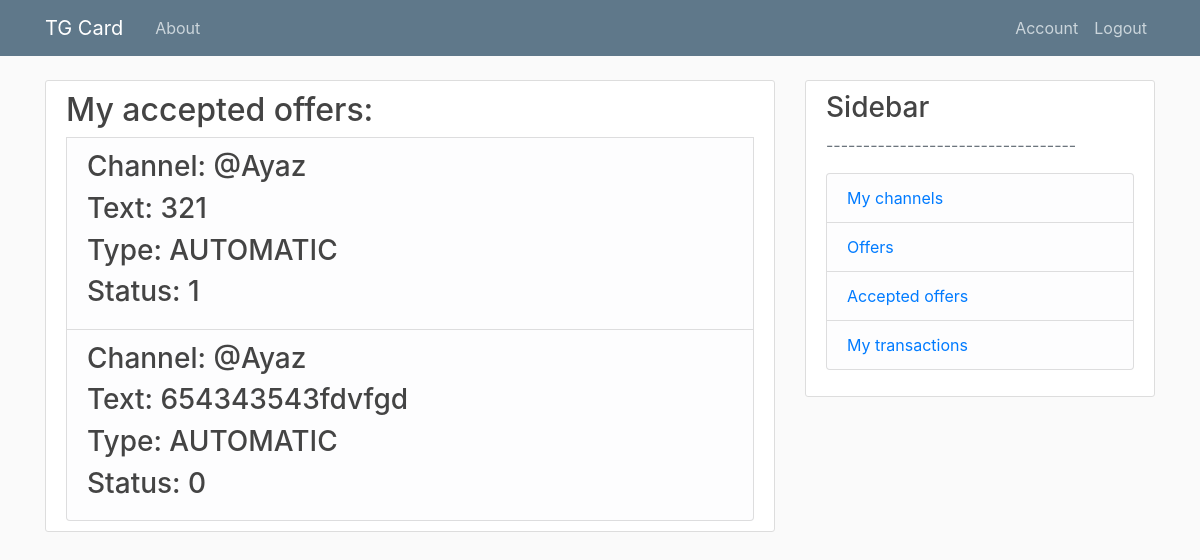
The page /currentUserTasks (signed in) on the database as committed earlier.
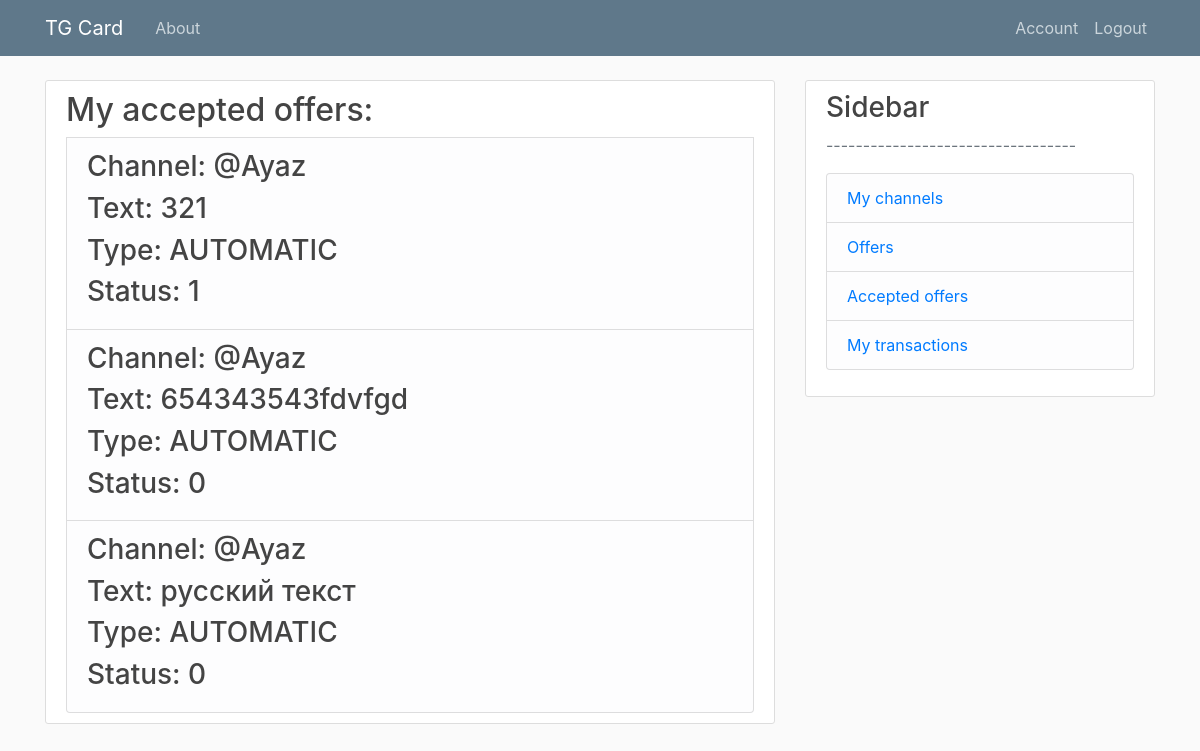
The same page on the database as committed later.
### models.py (models this page shows, shortened)
class Task(db.Model):
    id = db.Column(db.Integer, primary_key=True)
    status = db.Column(db.Integer, index=True, default=0) # new \ approved \ queued \ paused \ inactive
    taskType = db.Column(db.String, default=0)
    previevText = db.Column(db.String, index=True, nullable=False)
    affilId = db.Column(db.Integer, db.ForeignKey('user.id'), nullable=False)
    offerId = db.Column(db.Integer, db.ForeignKey('offer.id'), nullable=False)
    message_queues = db.relationship('MessageQueue', backref='task', lazy=True)

class Offer(db.Model):
    id = db.Column(db.Integer, primary_key=True)
    tgLink = db.Column(db.String, index=True, unique=True, nullable=False)
    offerType = db.Column(db.String, index=True, nullable=False) # click \ subscribe
    price = db.Column(db.Float, index=True, nullable=False)
    status = db.Column(db.Integer, index=True, nullable=False) # active \ inactive
    advertId = db.Column(db.Integer, db.ForeignKey('user.id'), nullable=False)
    tasks = db.relationship('Task', backref='offer', lazy=True)
    categoryListAdv = db.relationship('CategoryListAdv', backref='offer', lazy=True)

### routes.py (the view)
@app.route("/currentUserTasks", methods=['GET', 'POST'])
@login_required
@affiliate_access_level()
def currentUserTasks():
    tasks = Task.query.filter_by(affilId=current_user.id).all()
    return render_template('currentUserTasks.html', title='CurrentUserTasks', tasks=tasks)

### models.py (called while the page is built)
@login_manager.user_loader
def load_user(user_id):
    return User.query.get(int(user_id))

### routes.py (called while the page is built)
def affiliate_access_level():
    def decorator(f):
        @wraps(f)
        def decorated_function(*args, **kwargs):
            if current_user.role != 'AFFILIATE':
                return redirect(url_for('access_error_page'))
            return f(*args, **kwargs)
        return decorated_function
    return decorator

### templates/currentUserTasks.html (shortened to what this page needs)
{% extends "layout.html" %}
{% block content %}
    <div class="content-section">
    <h2>My accepted offers: </h2>
    {% for task in tasks %}
    <li class="list-group-item list-group-item-light">
                <ul class="list-group">
                    <h3>Channel: {{task.offer.tgLink}}</h3>
                    <h3>Text: {{task.previevText}}</h3>
                    <h3>Type: {{task.taskType}}</h3>
                    <h3>Status: {{task.status}}</h3>
                </ul>
    </li>
    {% endfor %}
    </div>
{% endblock content %}

### templates/layout.html (shortened to what this page needs)
<!DOCTYPE html>
<html>
<head>
    <link rel="stylesheet" href="https://maxcdn.bootstrapcdn.com/bootstrap/4.0.0/css/bootstrap.min.css">
    <link rel="stylesheet" type="text/css" href="{{ url_for('static', filename='main.css') }}">
</head>
<body>
    <header class="site-header">
      <nav class="navbar navbar-expand-md navbar-dark bg-steel fixed-top">
        <div class="container">
          <a class="navbar-brand mr-4" href="/">TG Card</a>
          <div class="collapse navbar-collapse" id="navbarToggle">
            <div class="navbar-nav mr-auto">
              <a class="nav-item nav-link" href="{{ url_for('about') }}">About</a>
            </div>
            <div class="navbar-nav">
              {% if current_user.is_authenticated %}
                <a class="nav-item nav-link" href="{{ url_for('account') }}">Account</a>
                <a class="nav-item nav-link" href="{{ url_for('logout') }}">Logout</a>
              {% else %}
                <a class="nav-item nav-link" href="{{ url_for('login') }}">Login</a>
                <a class="nav-item nav-link" href="{{ url_for('register') }}">Register</a>
              {% endif %}
            </div>
          </div>
        </div>
      </nav>
    </header>
    <main role="main" class="container">
      <div class="row">
        <div class="col-md-8">
          {% block content %}{% endblock %}
        </div>
        {% if current_user.is_authenticated %}
        <div class="col-md-4">
          <div class="content-section">
            <h3>Sidebar</h3>
            <p class='text-muted'>----------------------------------
              <ul class="list-group">
                {% if current_user.role == 'AFFILIATE' %}
                <li class="list-group-item list-group-item-light">
                    <a href="/channel">My channels</a>
                </li>
                <li class="list-group-item list-group-item-light">
                    <a href="/offerList">Offers</a></li>
                <li class="list-group-item list-group-item-light">
                    <a href="/currentUserTasks">Accepted offers</a>
                </li>
                {% endif %}
                <li class="list-group-item list-group-item-light"><a href="/transactions">My transactions</a></li>
              </ul>
            </p>
          </div>
        </div>
        {% endif %}
      </div>
    </main>
</body>
</html>

### static/main.css (style rules this page uses)
body { background: #fafafa; color: #333333; margin-top: 5rem; }
h1, h2, h3, h4, h5, h6 { color: #444444; }
.bg-steel { background-color: #5f788a; }
.site-header .navbar-nav .nav-link { color: #cbd5db; }
.content-section { background: #ffffff; padding: 10px 20px; border: 1px solid #dddddd; border-radius: 3px; margin-bottom: 20px; }

Rows that differ between the two databases and show on the page:
added Task: offer.tgLink "@Ayaz", previevText "русский текст", taskType "AUTOMATIC", status "0"
